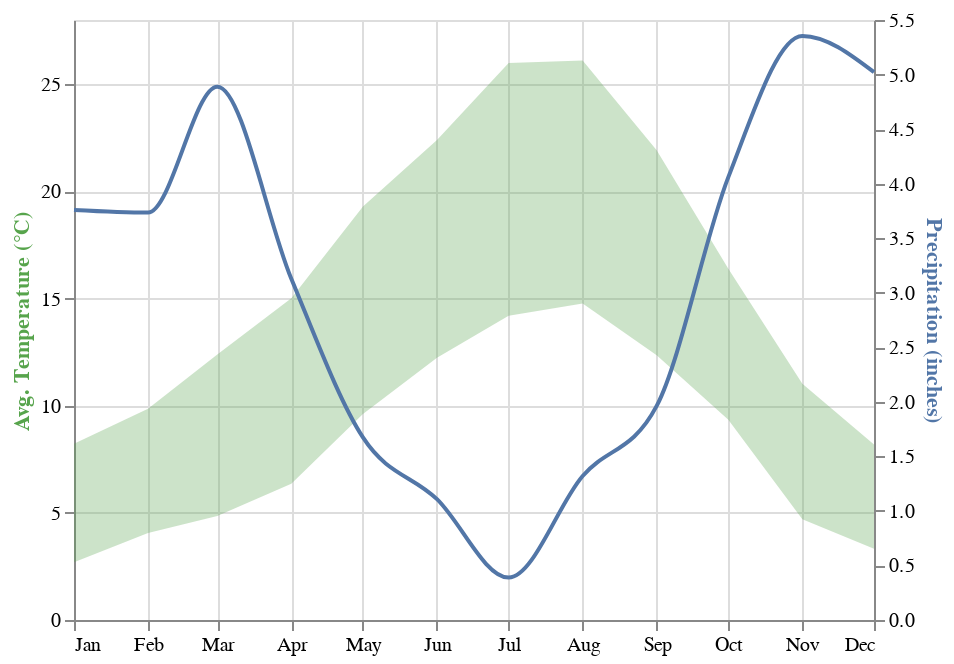

The notebook cell this image was saved under:
### Code cell
import altair as alt
from vega_datasets import data

source = data.seattle_weather()

base = alt.Chart(source).encode(
    alt.X('month(date):T', axis=alt.Axis(title=None))
)

area = base.mark_area(opacity=0.3, color='#57A44C').encode(
    alt.Y('average(temp_max)',
          axis=alt.Axis(title='Avg. Temperature (°C)', titleColor='#57A44C')),
    alt.Y2('average(temp_min)')
)

line = base.mark_line(stroke='#5276A7', interpolate='monotone').encode(
    alt.Y('average(precipitation)',
          axis=alt.Axis(title='Precipitation (inches)', titleColor='#5276A7'))
)

alt.layer(area, line).resolve_scale(
    y = 'independent'
)

### Figure 1 — Vega-Lite specification as saved in the notebook (floating-point values rounded to 4 significant figures; data arrays with more than 128 entries replaced by an {"elided": "..."} marker saying what was removed)
{"$schema": "https://vega.github.io/schema/vega-lite/v3.4.0.json", "config": {"mark": {"tooltip": null}, "view": {"height": 300, "width": 400}}, "data": {"name": "data-830c39fec90146253fb06a06c26374ef"}, "datasets": {"data-830c39fec90146253fb06a06c26374ef": {"elided": "1461 records"}}, "layer": [{"encoding": {"x": {"axis": {"title": null}, "field": "date", "timeUnit": "month", "type": "temporal"}, "y": {"aggregate": "average", "axis": {"title": "Avg. Temperature (°C)", "titleColor": "#57A44C"}, "field": "temp_max", "type": "quantitative"}, "y2": {"aggregate": "average", "field": "temp_min"}}, "mark": {"color": "#57A44C", "opacity": 0.3, "type": "area"}}, {"encoding": {"x": {"axis": {"title": null}, "field": "date", "timeUnit": "month", "type": "temporal"}, "y": {"aggregate": "average", "axis": {"title": "Precipitation (inches)", "titleColor": "#5276A7"}, "field": "precipitation", "type": "quantitative"}}, "mark": {"interpolate": "monotone", "stroke": "#5276A7", "type": "line"}}], "resolve": {"scale": {"y": "independent"}}}
